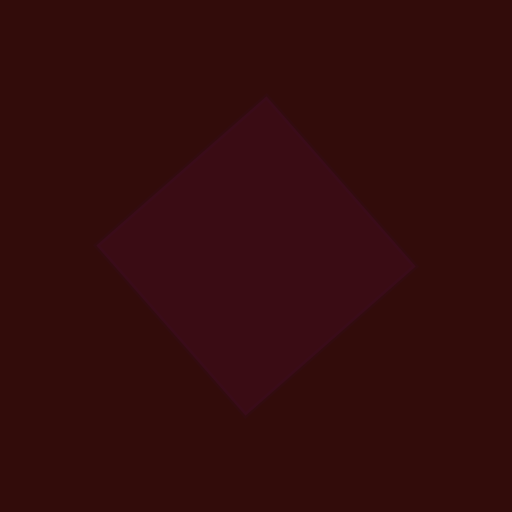
Frame 1 (no input)
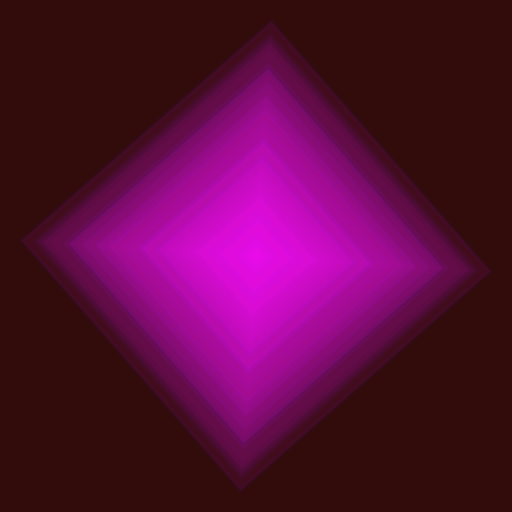
Frame 60 (the mouse pressed at the canvas centre just before this capture)
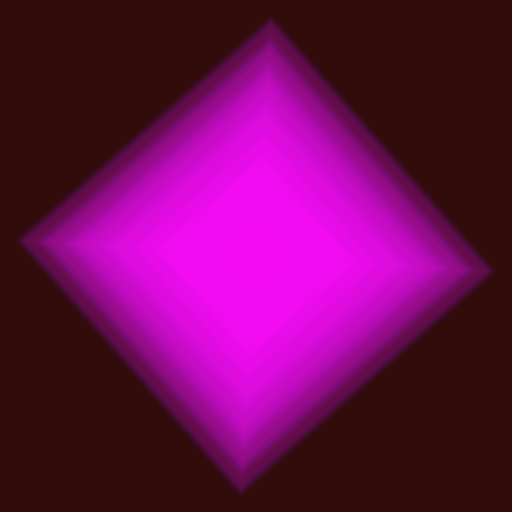
Frame 120 (the mouse held since frame 60 and released just before this capture)

The Processing sketch that drew these frames (run headless with seeded random() and noise(); from frame 60 on, the mouse is pressed at the canvas centre):

// Processing sketch: sketch_211003c
// ── sketch_211003c.pde
int x = 0;
int y = 0;
float d;

void setup() {
  size(512, 512);
  background(50, 12, 10);
  rectMode(CENTER);
  smooth();
  frameRate(30);
}

void draw() {
  d = random(350);
  strokeWeight(5);
  stroke(50, 0, 255, 5);
  fill(255, 0, 255, 10);
  translate(width / 2, height / 2);
  float a = sin(45);
  rotate(a);
  rect(x, y, d, d);
}
